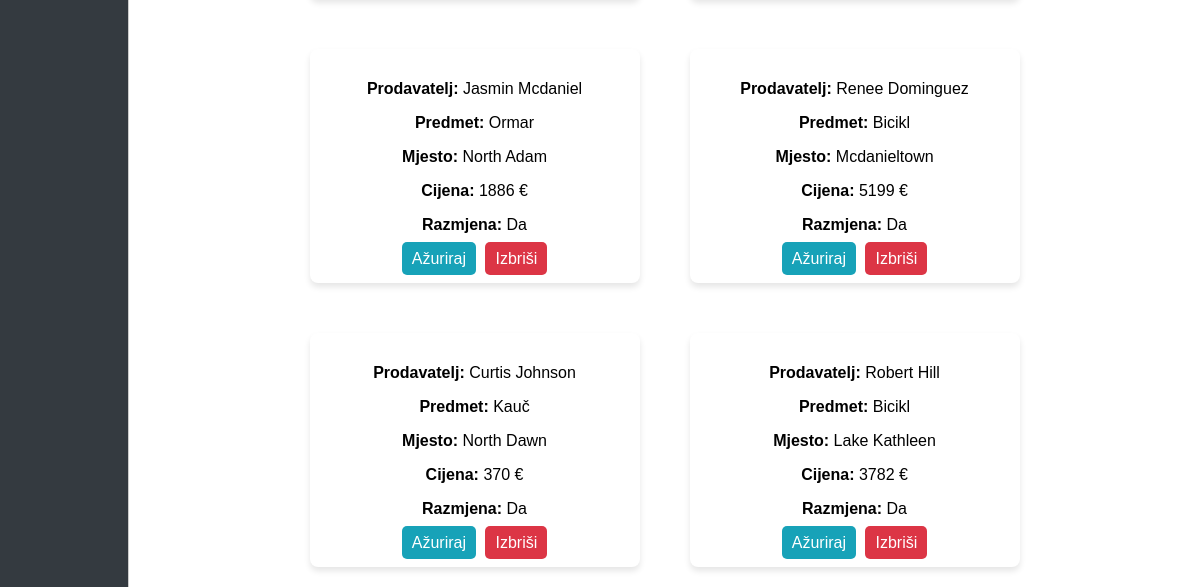
The app's page /home/oglasi/?razmjena=true (lower part), older data.
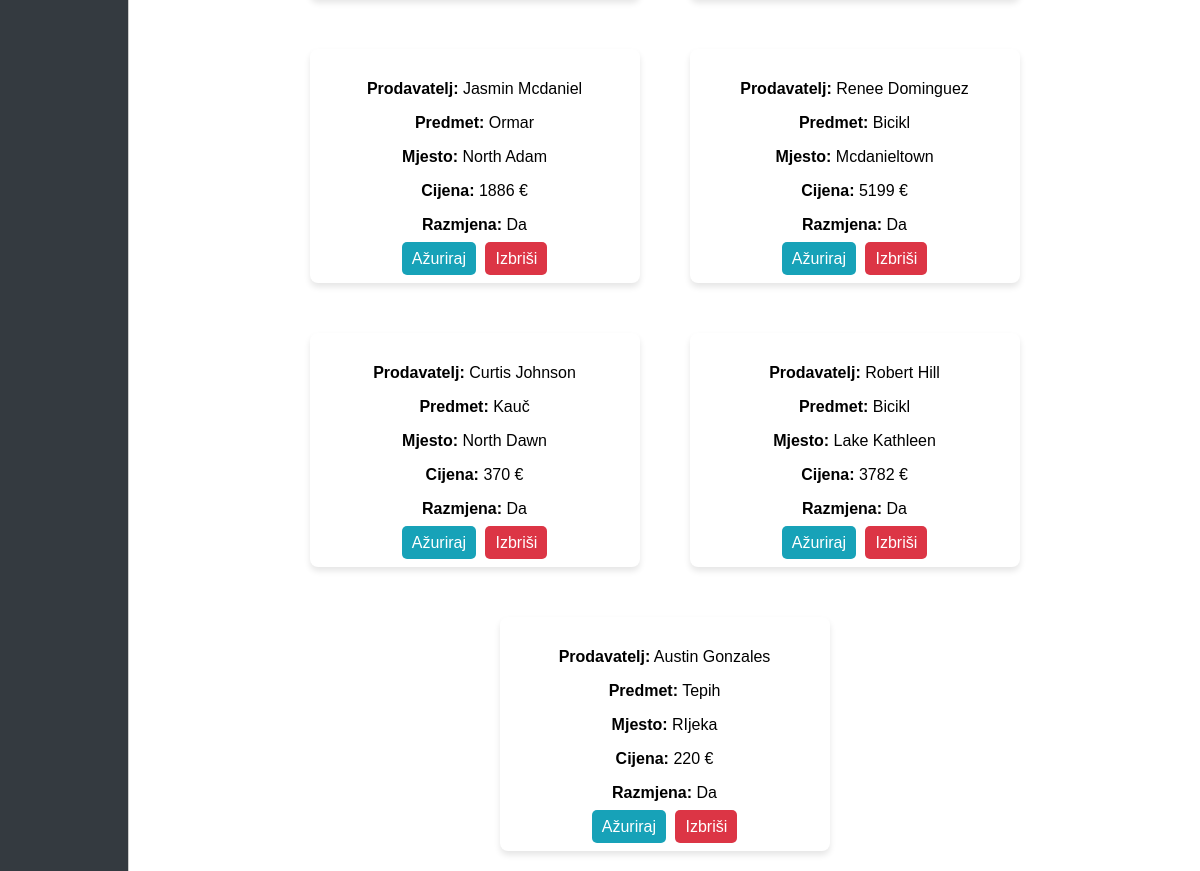
The same page, newer data.
### main/models.py (models this page shows, shortened)
class Oglas(models.Model):
    prodavatelj = models.ForeignKey(Korisnik, on_delete=models.CASCADE)
    predmet = models.CharField(max_length=100)
    mjesto = models.CharField(max_length=100)
    cijena = models.IntegerField()
    razmjena = models.BooleanField()

class Korisnik(models.Model):
    ime = models.CharField(max_length=100)
    prezime = models.CharField(max_length=100)
    mjesto = models.CharField(max_length=100)
    dob = models.IntegerField()
    vip = models.BooleanField()

### main/views.py (the view)
# urls.py: path('home/oglasi/', OglasList.as_view(), name="oglas_list"),
class OglasList(ListView):
    model = Oglas
    context_object_name = 'oglasi'
    def get_queryset(self):
        queryset = super().get_queryset()
        query = self.request.GET.get('q')
        if query:
            queryset = queryset.filter(
                Q(predmet__icontains=query) | Q(mjesto__icontains=query)
            )
        razmjena_filter = self.request.GET.get('razmjena')
        if razmjena_filter is not None:
            queryset = queryset.filter(razmjena=razmjena_filter.lower() == 'true')
        return queryset

### main/templates/main/oglas_list.html (shortened to what this page needs)
{% extends "base_generic.html" %}
{% block content %}
    <div class="user-list">
        {% for oglas in object_list %}
            <div class="user-card">
                <p><strong>Prodavatelj:</strong> {{ oglas.prodavatelj.ime }} {{ oglas.prodavatelj.prezime }}</p>
                <p><strong>Predmet:</strong> {{ oglas.predmet }}</p>
                <p><strong>Mjesto:</strong> {{ oglas.mjesto }}</p>
                <p><strong>Cijena:</strong> {{ oglas.cijena }} €</p>
                <p><strong>Razmjena:</strong> {% if oglas.razmjena %} Da {% else %} Ne {% endif %}</p>
                <div class="user-actions">
                    <a href="{% url 'update_oglas' oglas.pk %}" class="btn-update">Ažuriraj</a>
                    <a href="{% url 'delete_oglas' oglas.pk %}" class="btn-delete">Izbriši</a>
                </div>
            </div>
        {% endfor %}
    </div>
{% endblock %}

### main/templates/base_generic.html (shortened to what this page needs)
<!DOCTYPE html>
<html lang="en">
<head>
    {% load static %}
    <link rel="stylesheet" href="{% static 'polls/base.css' %}">
</head>
<body>
    <div class="container">
        <aside id="sidebar">
        </aside>
        <main class="content">
            {% block content %}
            {% endblock %}
        </main>
    </div>
</body>
</html>

### main/static/polls/base.css (style rules this page uses)
body { font-family: Arial, sans-serif; margin: 0; padding: 0; background-color: #f4f4f4; }
.container { display: flex; min-height: 100vh; }
#sidebar { width: 250px; background-color: #343a40; color: white; padding: 20px; position: sticky; top: 0; }
.content { flex-grow: 1; padding: 20px; background-color: white; border-left: 1px solid #ccc; }
.user-list { display: flex; flex-wrap: wrap; justify-content: center; gap: 50px; }

Row changes from the older to the newer data that the page shows:
added Oglas: prodavatelj.ime "Austin", prodavatelj.prezime "Gonzales", predmet "Tepih", mjesto "RIjeka", cijena "220", razmjena "Da"
